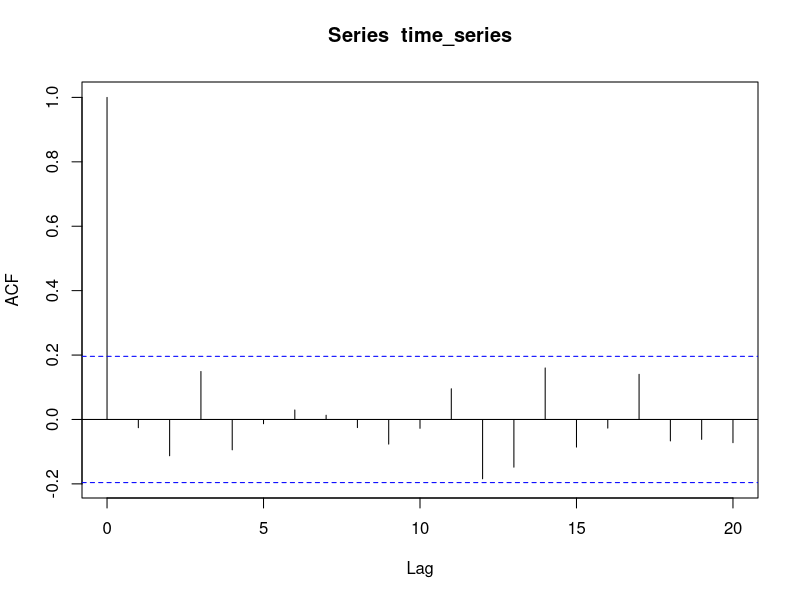
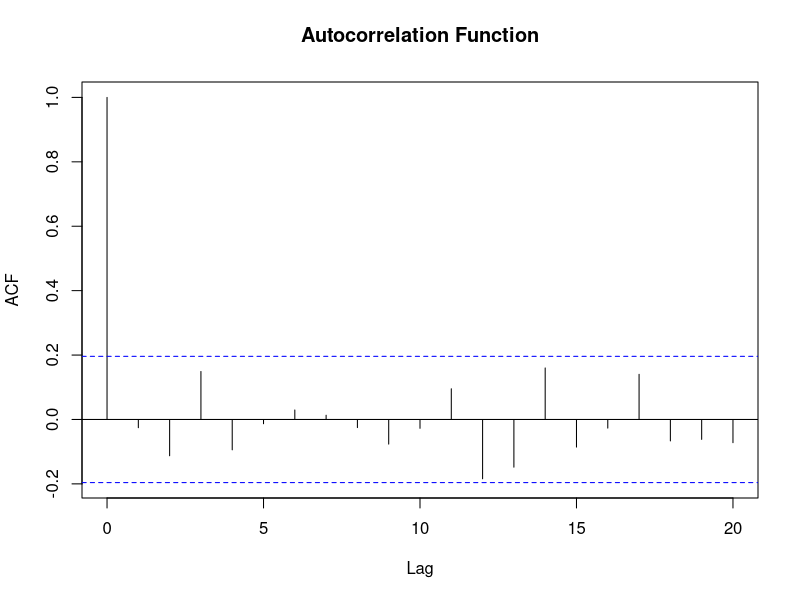

Write R code to recreate these figures, in order.
library(stats)

set.seed(123)
time_series <- ts(rnorm(100), start = 1)

# Compute autocorrelation function
acf_result <- acf(time_series)

# Plot autocorrelation function
plot(acf_result, main = "Autocorrelation Function", xlab = "Lag", ylab = "ACF")
